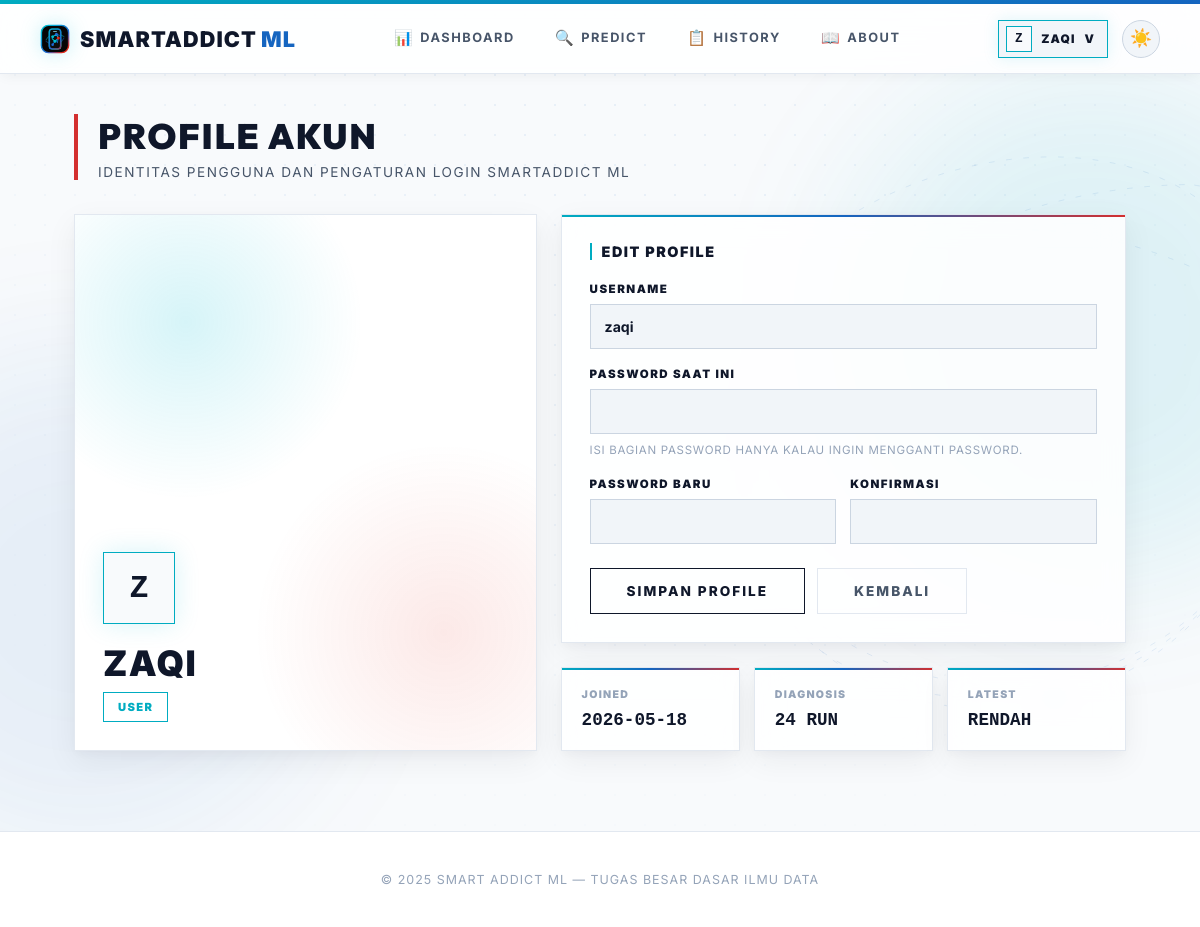
/profile (signed in), run on an earlier commit of the app's database.
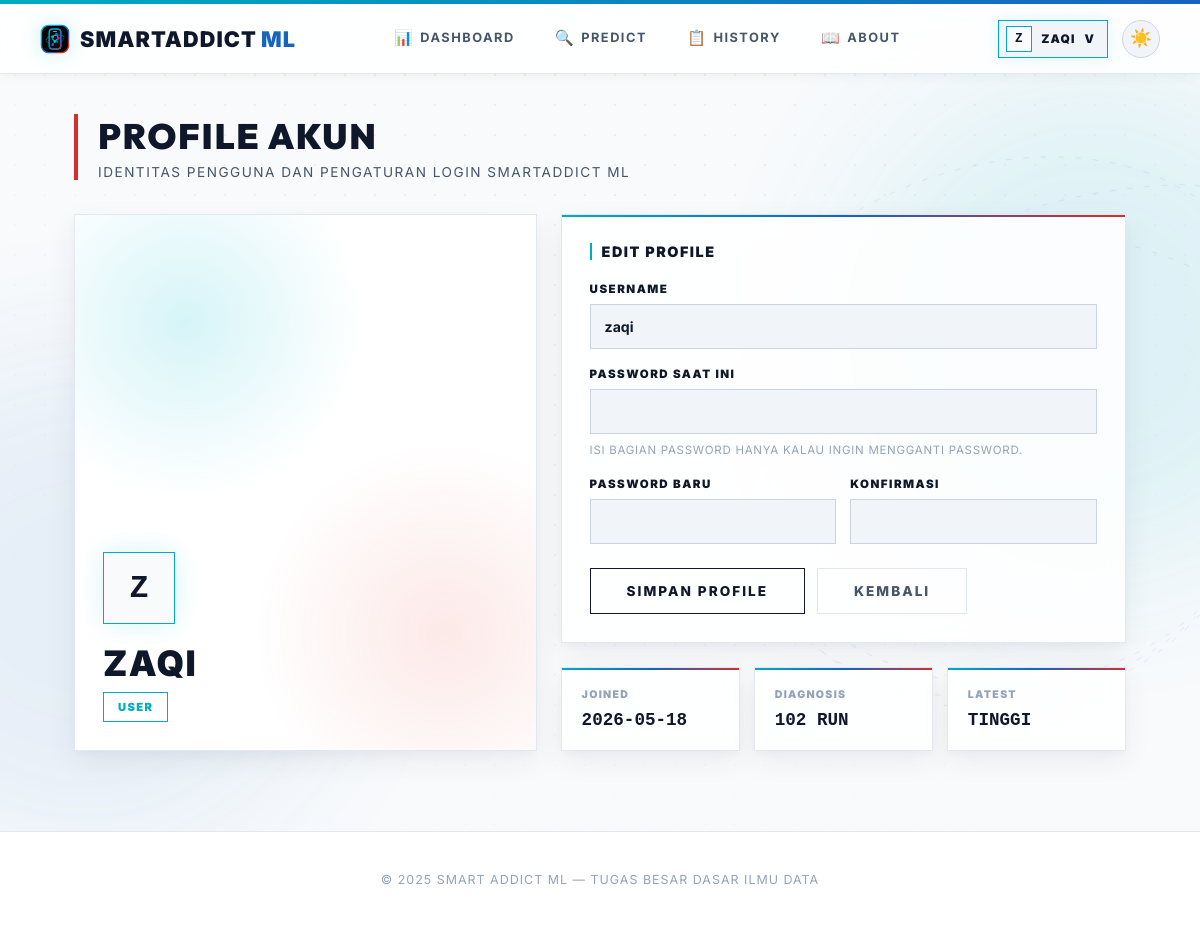
And on a later commit of the database.
### smartaddict/models/prediction.py (models this page shows, shortened)
class Prediction(db.Model):
    id = db.Column(db.Integer, primary_key=True)
    user_id = db.Column(db.Integer, db.ForeignKey("user.id"), nullable=False)
    model_name = db.Column(db.String(50), nullable=False)
    input_values = db.Column(db.Text, nullable=False)
    result = db.Column(db.String(20), nullable=False)
    prediction_raw = db.Column(db.Integer, nullable=False)
    timestamp = db.Column(db.DateTime, default=datetime.utcnow)

### smartaddict/routes/user_routes.py (the view, shortened to what this page needs)
@user_bp.route("/profile", methods=["GET", "POST"], endpoint='profile')
@login_required
def profile():
    prediction_count = Prediction.query.filter_by(user_id=current_user.id).count()
    latest_prediction = Prediction.query.filter_by(user_id=current_user.id).order_by(Prediction.timestamp.desc()).first()
    return render_template(
        "profile.html",
        active_page='profile',
        prediction_count=prediction_count,
        latest_prediction=latest_prediction,
    )

### app.py (called while the page is built)
@app.after_request
def add_no_cache(response):
    response.headers['Cache-Control'] = 'no-store, no-cache, must-revalidate, max-age=0'
    response.headers['Pragma'] = 'no-cache'
    response.headers['Expires'] = '0'
    return response

@login_manager.user_loader
def load_user(user_id):
    try:
        return User.query.get(int(user_id))
    except Exception:
        return None

### smartaddict/models/user.py (called while the page is built)
    @property
    def is_admin(self):
        return self.role == "admin"

### templates/profile.html (shortened to what this page needs)
{% extends "base.html" %}
{% block content %}
<main class="content">
    <div class="page-header">
        <h1>PROFILE AKUN</h1>
        <p>IDENTITAS PENGGUNA DAN PENGATURAN LOGIN SMARTADDICT ML</p>
    </div>
    <div class="profile-grid">
        <section class="profile-visual">
            <div id="profile3d" aria-hidden="true"></div>
            <div class="profile-identity">
                <div class="profile-avatar-large">{{ current_user.username[0]|upper }}</div>
                <h2>{{ current_user.username }}</h2>
                <span class="role-badge">{{ current_user.role }}</span>
            </div>
        </section>
        <section>
            <div class="profile-panel">
                <div class="panel-title">Edit Profile</div>
                <form method="post" class="form-grid">
                    <div class="form-group">
                        <label class="form-label" for="username">Username</label>
                        <input class="form-input" id="username" name="username" value="{{ current_user.username }}" maxlength="80" required>
                    </div>
                    <div class="form-group">
                        <label class="form-label" for="current_password">Password Saat Ini</label>
                        <input class="form-input" id="current_password" name="current_password" type="password" autocomplete="current-password">
                        <div class="form-note">Isi bagian password hanya kalau ingin mengganti password.</div>
                    </div>
                    <div class="password-grid">
                        <div class="form-group">
                            <label class="form-label" for="new_password">Password Baru</label>
                            <input class="form-input" id="new_password" name="new_password" type="password" autocomplete="new-password">
                        </div>
                        <div class="form-group">
                            <label class="form-label" for="confirm_password">Konfirmasi</label>
                            <input class="form-input" id="confirm_password" name="confirm_password" type="password" autocomplete="new-password">
                        </div>
                    </div>
                    <div class="profile-actions">
                        <button type="submit" class="btn-primary">Simpan Profile</button>
                        <a href="{{ url_for('user.dashboard') }}" class="btn-secondary">Kembali</a>
                    </div>
                </form>
            </div>
            <div class="profile-stats">
                <div class="profile-stat">
                    <span>Joined</span>
                    <strong>{{ current_user.created_at.strftime('%Y-%m-%d') }}</strong>
                </div>
                <div class="profile-stat">
                    <span>Diagnosis</span>
                    <strong>{{ prediction_count }} Run</strong>
                </div>
                <div class="profile-stat">
                    <span>Latest</span>
                    <strong>{% if latest_prediction %}{{ latest_prediction.result }}{% else %}None{% endif %}</strong>
                </div>
            </div>
        </section>
    </div>
</main>
{% endblock %}

What changed in the data, as far as the page shows it:
no longer on this page (row unchanged): Prediction: result "RENDAH"
added Prediction: result "TINGGI"
Also different on the page:
{{ prediction_count }}: "24" → "102"
